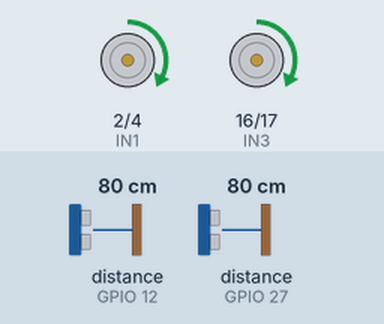
The sketch below on a simulated ESP32. On the bench: motor-driver pin pairs drawn as motors (green arrow = first pin HIGH = forward, orange = second pin HIGH = backward, longer = more drive, scaled by the enable pin). Wiring (inferred from the names in the program): 2 × ultrasonic range finder: trigger GPIO 13, echo GPIO 12 / trigger GPIO 14, echo GPIO 27. The test bench sets the inputs (shaded band); at power-on: distance to the obstacle (sensors on GPIO 12, GPIO 27) 80 cm. The echo pulse lasts 58.3 µs per cm.

Above: at 1.2 s.
1.3 s: distance to the obstacle (sensor on GPIO 12) set to 60 cm
At 2.4 s:
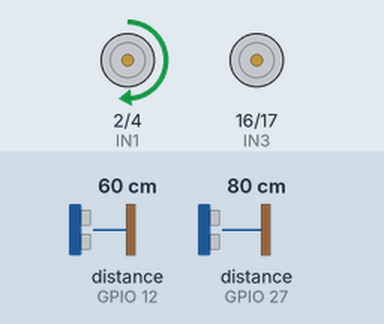
4.3 s: distance to the obstacle (sensor on GPIO 27) set to 18 cm
At 5.6 s:
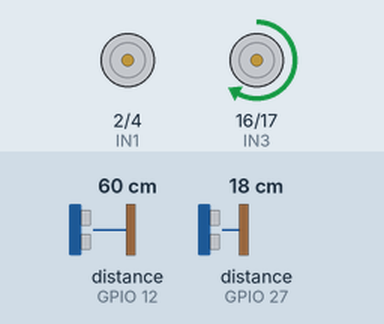
5.9 s: distance to the obstacle (sensor on GPIO 12) set to 2 cm
At 6.03 s:
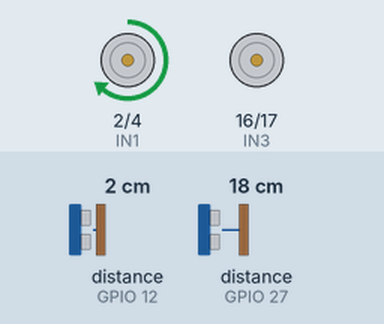
8.9 s: distance to the obstacle (sensor on GPIO 27) set to 4 cm
At 10.4 s:
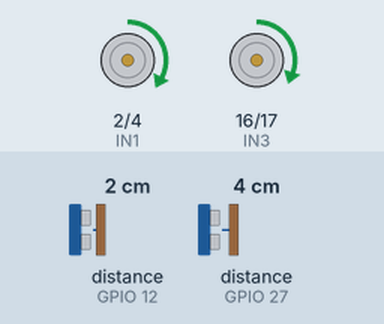
11.9 s: distance to the obstacle (sensor on GPIO 12) set to 18 cm
At 13.1 s:
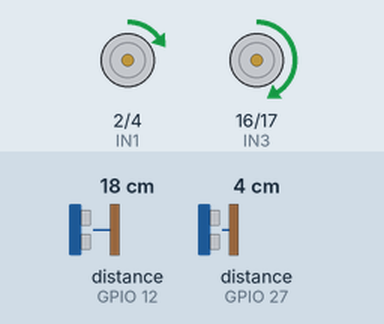
14.9 s: distance to the obstacle (sensor on GPIO 27) set to 9 cm
Timing chart, 0 to 17.9 s (numbered marks = the images above; inputs shaded):
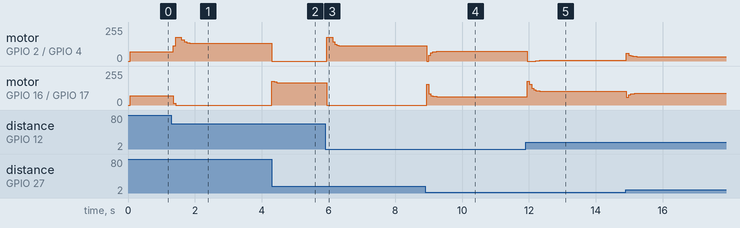

Measured:
- after the input at 1.3 s, motor on GPIO 2 (IN1) / GPIO 4 (IN2): ramps from forward 180/255 to forward 116/255 and jumps back, once every 0.08 s; motor on GPIO 16 (IN3) / GPIO 17 (IN4): forward 70/255 → forward 15/255 after 0.05 s, → stopped 0.08 s later
- after the input at 4.3 s, motor on GPIO 2 (IN1) / GPIO 4 (IN2): forward 133/255 → stopped at once; motor on GPIO 16 (IN3) / GPIO 17 (IN4): stopped → forward 180/255 at once, → forward 175/255 0.07 s later, → forward 168/255 0.07 s later
- after the input at 5.9 s, motor on GPIO 16 (IN3) / GPIO 17 (IN4): forward 168/255 → stopped at once
- after the input at 8.9 s, motor on GPIO 2 (IN1) / GPIO 4 (IN2): forward 113/255 → forward 72/255 after 0.05 s; motor on GPIO 16 (IN3) / GPIO 17 (IN4): stopped → forward 63/255 after 0.05 s
- after the input at 11.9 s, motor on GPIO 2 (IN1) / GPIO 4 (IN2): forward 72/255 → stopped after 0.06 s, → forward 3/255 0.25 s later, → forward 4/255 0.12 s later, → forward 5/255 0.12 s later

The sketch:

ESP32-PID-WALL-FOLLOWER.ino
```cpp
#define TRIG_KIRI 13
#define ECHO_KIRI 12
#define TRIG_KANAN 14
#define ECHO_KANAN 27

#define ENA 15
#define ENB 5
#define IN1 2
#define IN2 4
#define IN3 16
#define IN4 17

float Kp = 3.6;
float Ki = 0.0006;
float Kd = 0.28;

float error = 0;
float error_sebelumnya = 0;
float integral = 0;
float turunan = 0;
float kontrol = 0;

float kiri_sebelumnya = 50;
float kanan_sebelumnya = 50;

int kecepatan_dasar = 70;
int pwm_maksimal = 180;
int waktu_sampling = 25;

void setup() {

  Serial.begin(115200);

  pinMode(TRIG_KIRI, OUTPUT);
  pinMode(ECHO_KIRI, INPUT);
  pinMode(TRIG_KANAN, OUTPUT);
  pinMode(ECHO_KANAN, INPUT);

  pinMode(IN1, OUTPUT);
  pinMode(IN2, OUTPUT);
  pinMode(IN3, OUTPUT);
  pinMode(IN4, OUTPUT);

  pinMode(ENA, OUTPUT);
  pinMode(ENB, OUTPUT);
}

void loop() {

  float kiri = bacaSensor(TRIG_KIRI, ECHO_KIRI);
  float kanan = bacaSensor(TRIG_KANAN, ECHO_KANAN);

  kiri = (kiri * 0.6) + (kiri_sebelumnya * 0.4);
  kanan = (kanan * 0.6) + (kanan_sebelumnya * 0.4);

  kiri_sebelumnya = kiri;
  kanan_sebelumnya = kanan;

  float dt = waktu_sampling / 1000.0;

  float selisih = kanan - kiri;

  error = selisih * (0.7 + abs(selisih) / 80.0);

  integral += error * dt;
  integral = constrain(integral, -8, 8);

  turunan = (error - error_sebelumnya) / dt;

  kontrol = (Kp * error) + (Ki * integral) + (Kd * turunan);

  kontrol = kontrol * (1.0 + abs(kontrol) / 180.0);

  kontrol = kontrol * 0.92;
  kontrol = constrain(kontrol, -130, 130);

  float keseimbangan = abs(error);

  float faktor_kecepatan = 1.0 - (keseimbangan / 60.0);
  faktor_kecepatan = constrain(faktor_kecepatan, 0.55, 1.0);

  int kecepatan = kecepatan_dasar * faktor_kecepatan;

  int motor_kiri = kecepatan + kontrol;
  int motor_kanan = kecepatan - kontrol;

  motor_kiri = constrain(motor_kiri, 0, pwm_maksimal);
  motor_kanan = constrain(motor_kanan, 0, pwm_maksimal);

  gerakMotor(motor_kiri, motor_kanan);

  error_sebelumnya = error;

  delay(waktu_sampling);
}

float bacaSensor(int trig, int echo) {

  float total = 0;

  for (int i = 0; i < 3; i++) {

    digitalWrite(trig, LOW);
    delayMicroseconds(2);

    digitalWrite(trig, HIGH);
    delayMicroseconds(10);
    digitalWrite(trig, LOW);

    long durasi = pulseIn(echo, HIGH, 30000);

    float jarak = durasi * 0.034 / 2;

    jarak = jarak + (jarak == 0) * 50;

    total += jarak;

    delay(5);
  }

  return total / 3.0;
}

void gerakMotor(int kiri, int kanan) {

  digitalWrite(IN1, HIGH);
  digitalWrite(IN2, LOW);

  digitalWrite(IN3, HIGH);
  digitalWrite(IN4, LOW);

  analogWrite(ENA, kiri);
  analogWrite(ENB, kanan);
}
```
